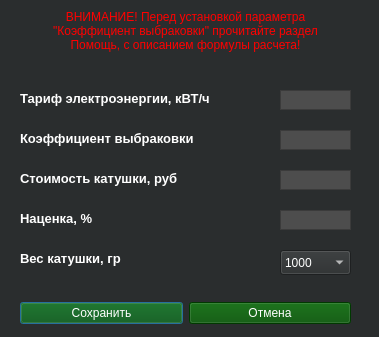
<?xml version="1.0" encoding="UTF-8"?>
<ui version="4.0">
 <class>PrinterSettingsDialog</class>
 <widget class="QDialog" name="PrinterSettingsDialog">
<property name="styleSheet">
  <string notr="true">
    background-color: rgb(42, 45, 46);
    color: white; 
  </string>
</property>
  <property name="geometry">
   <rect>
    <x>0</x>
    <y>0</y>
    <width>379</width>
    <height>337</height>
   </rect>
  </property>
  <property name="windowTitle">
   <string>Настройки</string>
  </property>
  <property name="windowIcon">
   <iconset>
    <normaloff>img/logo-1.png</normaloff>img/logo-1.png</iconset>
  </property>
  <widget class="QPlainTextEdit" name="input_tarif">
   <property name="geometry">
    <rect>
     <x>280</x>
     <y>90</y>
     <width>71</width>
     <height>20</height>
    </rect>
   </property>
   <property name="sizePolicy">
    <sizepolicy hsizetype="Fixed" vsizetype="Fixed">
     <horstretch>0</horstretch>
     <verstretch>0</verstretch>
    </sizepolicy>
   </property>
   <property name="font">
    <font>
     <pointsize>10</pointsize>
     <bold>true</bold>
     <stylestrategy>PreferAntialias</stylestrategy>
    </font>
   </property>
   <property name="acceptDrops">
    <bool>false</bool>
   </property>
   <property name="toolTipDuration">
    <number>0</number>
   </property>
   <property name="whatsThis">
    <string/>
   </property>
   <property name="autoFillBackground">
    <bool>false</bool>
   </property>
   <property name="styleSheet">
    <string notr="true">background-color: rgb(77, 77, 77);</string>
   </property>
   <property name="inputMethodHints">
    <set>Qt::ImhDigitsOnly</set>
   </property>
   <property name="lineWidth">
    <number>0</number>
   </property>
   <property name="verticalScrollBarPolicy">
    <enum>Qt::ScrollBarAlwaysOff</enum>
   </property>
   <property name="horizontalScrollBarPolicy">
    <enum>Qt::ScrollBarAsNeeded</enum>
   </property>
   <property name="undoRedoEnabled">
    <bool>false</bool>
   </property>
   <property name="lineWrapMode">
    <enum>QPlainTextEdit::NoWrap</enum>
   </property>
   <property name="plainText">
    <string notr="true"/>
   </property>
   <property name="tabStopDistance">
    <double>80.000000000000000</double>
   </property>
   <property name="maximumBlockCount">
    <number>3</number>
   </property>
   <property name="centerOnScroll">
    <bool>false</bool>
   </property>
   <property name="placeholderText">
    <string notr="true">0</string>
   </property>
  </widget>
  <widget class="QLabel" name="Tarif">
   <property name="geometry">
    <rect>
     <x>20</x>
     <y>90</y>
     <width>221</width>
     <height>17</height>
    </rect>
   </property>
   <property name="font">
    <font>
     <pointsize>10</pointsize>
     <bold>true</bold>
    </font>
   </property>
   <property name="styleSheet">
    <string notr="true">color: rgb(255, 255, 255);</string>
   </property>
   <property name="text">
    <string>Тариф электроэнергии, кВТ/ч</string>
   </property>
  </widget>
  <widget class="QPlainTextEdit" name="input_q_trash">
   <property name="geometry">
    <rect>
     <x>280</x>
     <y>130</y>
     <width>71</width>
     <height>20</height>
    </rect>
   </property>
   <property name="sizePolicy">
    <sizepolicy hsizetype="Fixed" vsizetype="Fixed">
     <horstretch>0</horstretch>
     <verstretch>0</verstretch>
    </sizepolicy>
   </property>
   <property name="font">
    <font>
     <pointsize>10</pointsize>
     <bold>true</bold>
     <stylestrategy>PreferAntialias</stylestrategy>
    </font>
   </property>
   <property name="acceptDrops">
    <bool>false</bool>
   </property>
   <property name="toolTipDuration">
    <number>0</number>
   </property>
   <property name="whatsThis">
    <string/>
   </property>
   <property name="autoFillBackground">
    <bool>false</bool>
   </property>
   <property name="styleSheet">
    <string notr="true">background-color: rgb(77, 77, 77);</string>
   </property>
   <property name="inputMethodHints">
    <set>Qt::ImhDigitsOnly</set>
   </property>
   <property name="lineWidth">
    <number>0</number>
   </property>
   <property name="verticalScrollBarPolicy">
    <enum>Qt::ScrollBarAlwaysOff</enum>
   </property>
   <property name="horizontalScrollBarPolicy">
    <enum>Qt::ScrollBarAsNeeded</enum>
   </property>
   <property name="undoRedoEnabled">
    <bool>false</bool>
   </property>
   <property name="lineWrapMode">
    <enum>QPlainTextEdit::NoWrap</enum>
   </property>
   <property name="plainText">
    <string notr="true"/>
   </property>
   <property name="tabStopDistance">
    <double>80.000000000000000</double>
   </property>
   <property name="maximumBlockCount">
    <number>3</number>
   </property>
   <property name="centerOnScroll">
    <bool>false</bool>
   </property>
   <property name="placeholderText">
    <string notr="true">0</string>
   </property>
  </widget>
  <widget class="QLabel" name="Q_trash">
   <property name="geometry">
    <rect>
     <x>20</x>
     <y>130</y>
     <width>201</width>
     <height>17</height>
    </rect>
   </property>
   <property name="font">
    <font>
     <pointsize>10</pointsize>
     <bold>true</bold>
    </font>
   </property>
   <property name="styleSheet">
    <string notr="true">color: rgb(255, 255, 255);</string>
   </property>
   <property name="text">
    <string>Коэффициент выбраковки</string>
   </property>
  </widget>
  <widget class="QPlainTextEdit" name="input_price_pastik">
   <property name="geometry">
    <rect>
     <x>280</x>
     <y>170</y>
     <width>71</width>
     <height>20</height>
    </rect>
   </property>
   <property name="sizePolicy">
    <sizepolicy hsizetype="Fixed" vsizetype="Fixed">
     <horstretch>0</horstretch>
     <verstretch>0</verstretch>
    </sizepolicy>
   </property>
   <property name="font">
    <font>
     <pointsize>10</pointsize>
     <bold>true</bold>
     <stylestrategy>PreferAntialias</stylestrategy>
    </font>
   </property>
   <property name="acceptDrops">
    <bool>false</bool>
   </property>
   <property name="toolTipDuration">
    <number>0</number>
   </property>
   <property name="whatsThis">
    <string/>
   </property>
   <property name="autoFillBackground">
    <bool>false</bool>
   </property>
   <property name="styleSheet">
    <string notr="true">background-color: rgb(77, 77, 77);</string>
   </property>
   <property name="inputMethodHints">
    <set>Qt::ImhDigitsOnly</set>
   </property>
   <property name="lineWidth">
    <number>0</number>
   </property>
   <property name="verticalScrollBarPolicy">
    <enum>Qt::ScrollBarAlwaysOff</enum>
   </property>
   <property name="horizontalScrollBarPolicy">
    <enum>Qt::ScrollBarAsNeeded</enum>
   </property>
   <property name="undoRedoEnabled">
    <bool>false</bool>
   </property>
   <property name="lineWrapMode">
    <enum>QPlainTextEdit::NoWrap</enum>
   </property>
   <property name="plainText">
    <string notr="true"/>
   </property>
   <property name="tabStopDistance">
    <double>80.000000000000000</double>
   </property>
   <property name="maximumBlockCount">
    <number>3</number>
   </property>
   <property name="centerOnScroll">
    <bool>false</bool>
   </property>
   <property name="placeholderText">
    <string notr="true">0</string>
   </property>
  </widget>
  <widget class="QLabel" name="Price_plastik">
   <property name="geometry">
    <rect>
     <x>20</x>
     <y>170</y>
     <width>181</width>
     <height>17</height>
    </rect>
   </property>
   <property name="font">
    <font>
     <pointsize>10</pointsize>
     <bold>true</bold>
    </font>
   </property>
   <property name="styleSheet">
    <string notr="true">color: rgb(255, 255, 255);</string>
   </property>
   <property name="text">
    <string>Стоимость катушки, руб</string>
   </property>
  </widget>
  <widget class="QPlainTextEdit" name="input_overprice">
   <property name="geometry">
    <rect>
     <x>280</x>
     <y>210</y>
     <width>71</width>
     <height>20</height>
    </rect>
   </property>
   <property name="sizePolicy">
    <sizepolicy hsizetype="Fixed" vsizetype="Fixed">
     <horstretch>0</horstretch>
     <verstretch>0</verstretch>
    </sizepolicy>
   </property>
   <property name="font">
    <font>
     <pointsize>10</pointsize>
     <bold>true</bold>
     <stylestrategy>PreferAntialias</stylestrategy>
    </font>
   </property>
   <property name="acceptDrops">
    <bool>false</bool>
   </property>
   <property name="toolTipDuration">
    <number>0</number>
   </property>
   <property name="whatsThis">
    <string/>
   </property>
   <property name="autoFillBackground">
    <bool>false</bool>
   </property>
   <property name="styleSheet">
    <string notr="true">background-color: rgb(77, 77, 77);</string>
   </property>
   <property name="inputMethodHints">
    <set>Qt::ImhDigitsOnly</set>
   </property>
   <property name="lineWidth">
    <number>0</number>
   </property>
   <property name="verticalScrollBarPolicy">
    <enum>Qt::ScrollBarAlwaysOff</enum>
   </property>
   <property name="horizontalScrollBarPolicy">
    <enum>Qt::ScrollBarAsNeeded</enum>
   </property>
   <property name="undoRedoEnabled">
    <bool>false</bool>
   </property>
   <property name="lineWrapMode">
    <enum>QPlainTextEdit::NoWrap</enum>
   </property>
   <property name="plainText">
    <string notr="true"/>
   </property>
   <property name="tabStopDistance">
    <double>80.000000000000000</double>
   </property>
   <property name="maximumBlockCount">
    <number>3</number>
   </property>
   <property name="centerOnScroll">
    <bool>false</bool>
   </property>
   <property name="placeholderText">
    <string notr="true">0</string>
   </property>
  </widget>
  <widget class="QLabel" name="Over_price">
   <property name="geometry">
    <rect>
     <x>20</x>
     <y>210</y>
     <width>181</width>
     <height>17</height>
    </rect>
   </property>
   <property name="font">
    <font>
     <pointsize>10</pointsize>
     <bold>true</bold>
    </font>
   </property>
   <property name="styleSheet">
    <string notr="true">color: rgb(255, 255, 255);</string>
   </property>
   <property name="text">
    <string>Наценка, %</string>
   </property>
  </widget>
  <widget class="QLabel" name="weight_plastik">
   <property name="geometry">
    <rect>
     <x>20</x>
     <y>250</y>
     <width>181</width>
     <height>17</height>
    </rect>
   </property>
   <property name="font">
    <font>
     <pointsize>10</pointsize>
     <bold>true</bold>
    </font>
   </property>
   <property name="styleSheet">
    <string notr="true">color: rgb(255, 255, 255);</string>
   </property>
   <property name="text">
    <string>Вес катушки, гр</string>
   </property>
  </widget>
  <widget class="QComboBox" name="plastik_menu">
   <property name="geometry">
    <rect>
     <x>280</x>
     <y>250</y>
     <width>71</width>
     <height>25</height>
    </rect>
   </property>
   <property name="acceptDrops">
    <bool>true</bool>
   </property>
   <property name="toolTipDuration">
    <number>-1</number>
   </property>
   <property name="styleSheet">
    <string notr="true">alternate-background-color: rgb(77, 77, 77);</string>
   </property>
   <property name="currentText">
    <string>1000</string>
   </property>
   <property name="currentIndex">
    <number>2</number>
   </property>
   <property name="insertPolicy">
    <enum>QComboBox::NoInsert</enum>
   </property>
   <property name="placeholderText">
    <string/>
   </property>
   <item>
    <property name="text">
     <string>5000</string>
    </property>
   </item>
   <item>
    <property name="text">
     <string>2500</string>
    </property>
   </item>
   <item>
    <property name="text">
     <string>1000</string>
    </property>
   </item>
   <item>
    <property name="text">
     <string>750</string>
    </property>
   </item>
   <item>
    <property name="text">
     <string>500</string>
    </property>
   </item>
   <item>
    <property name="text">
     <string>250</string>
    </property>
   </item>
  </widget>
  <widget class="QLabel" name="warning_text">
   <property name="geometry">
    <rect>
     <x>30</x>
     <y>10</y>
     <width>311</width>
     <height>51</height>
    </rect>
   </property>
   <property name="styleSheet">
    <string notr="true">color: rgb(255, 0, 0);</string>
   </property>
   <property name="text">
    <string>ВНИМАНИЕ! Перед установкой параметра &quot;Коэффициент выбраковки&quot; прочитайте раздел Помощь, с описанием формулы расчета!</string>
   </property>
   <property name="alignment">
    <set>Qt::AlignHCenter|Qt::AlignTop</set>
   </property>
   <property name="wordWrap">
    <bool>true</bool>
   </property>
  </widget>
  <widget class="QWidget" name="layoutWidget">
   <property name="geometry">
    <rect>
     <x>20</x>
     <y>300</y>
     <width>331</width>
     <height>27</height>
    </rect>
   </property>
   <layout class="QHBoxLayout" name="horizontalLayout">
    <item>
     <widget class="QPushButton" name="save">
      <property name="styleSheet">
       <string notr="true">background-color: rgb(0, 80, 0);</string>
      </property>
      <property name="text">
       <string>Сохранить</string>
      </property>
     </widget>
    </item>
    <item>
     <widget class="QPushButton" name="exit">
      <property name="styleSheet">
       <string notr="true">background-color: rgb(0, 80, 0);</string>
      </property>
      <property name="text">
       <string>Отмена</string>
      </property>
     </widget>
    </item>
   </layout>
  </widget>
 </widget>
 <resources/>
 <connections/>
</ui>
